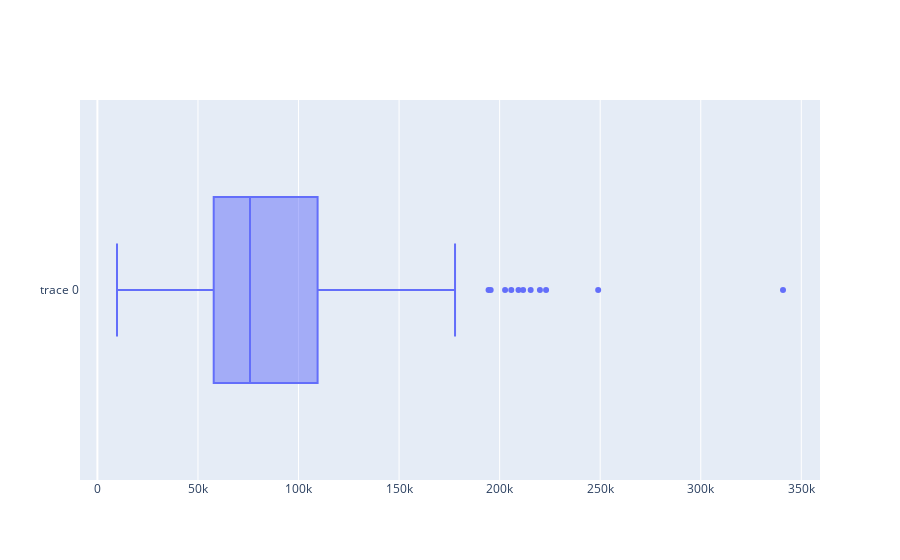

Notebook cell for this chart:
### Code cell
x0 = df_salary['wage']
fig = go.Figure()
fig.add_trace(go.Box(x = x0))
fig.show()

### Figure 1 — Plotly figure (JSON) as saved in the notebook; plotly's stock layout.template omitted (floating-point values rounded to 4 significant figures; data arrays with more than 128 entries replaced by an {"elided": "..."} marker saying what was removed)
{"data": [{"type": "box", "x": {"elided": "247 float values"}}], "layout": {}}
